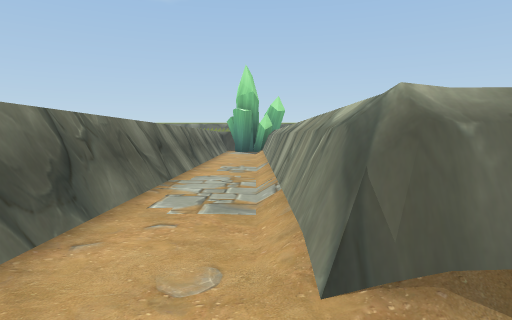
view 1 (above)

14 first-person views from a walk through a 3-D level made in the Unity game engine. The camera is 1.3 m above the floor, tilts 4° down and sees 75° across. The floor is counted in squares, 2 m on a side. Each view is taken from the middle of a square. On the plan, view 1 faces up. The plan holds only what a view shows up to about 10 squares ahead; the rest is blank. The place goes on beyond the plan. Some animated figures are not drawn.

view 2
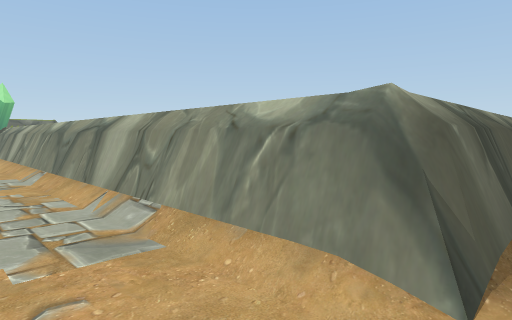

view 3
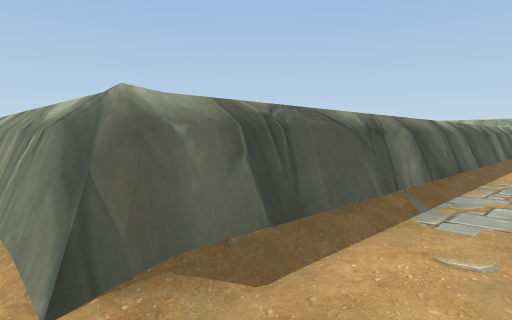

view 4
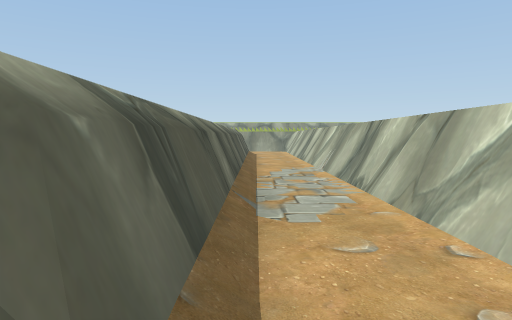

view 5
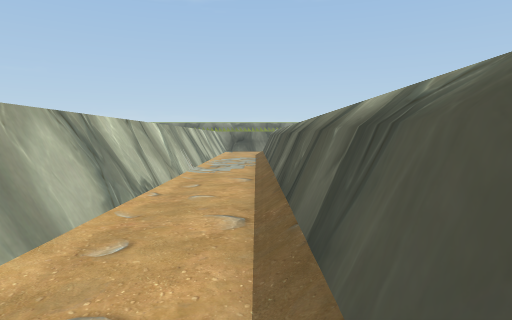

view 6
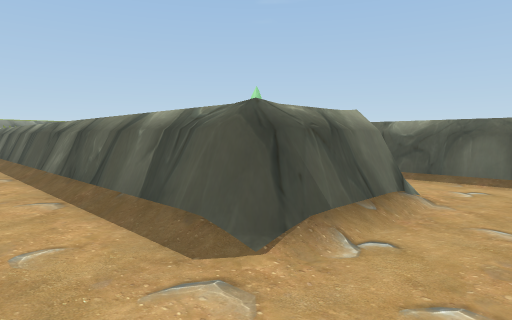

view 7
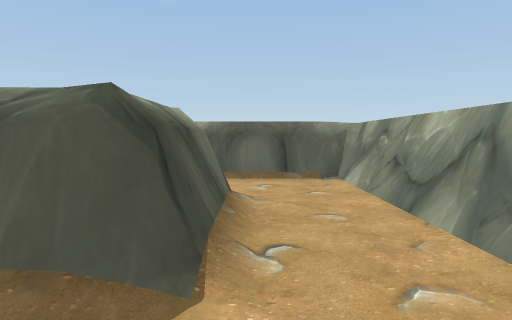

view 8
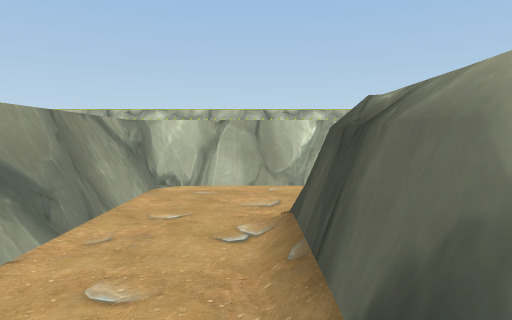

view 9
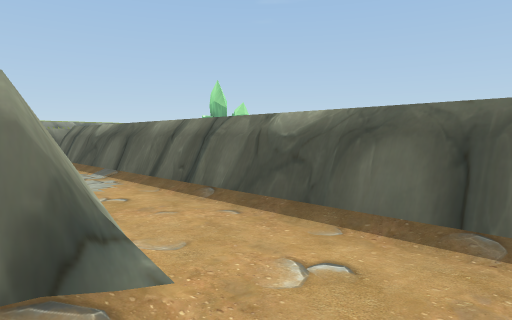

view 10
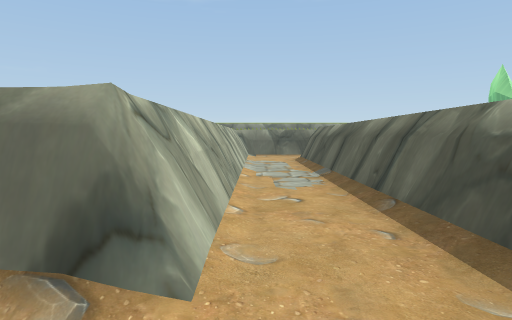

view 11
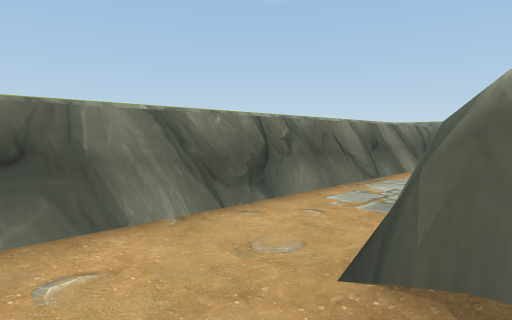

view 12
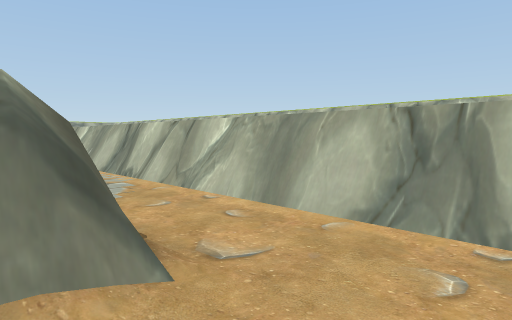

view 13
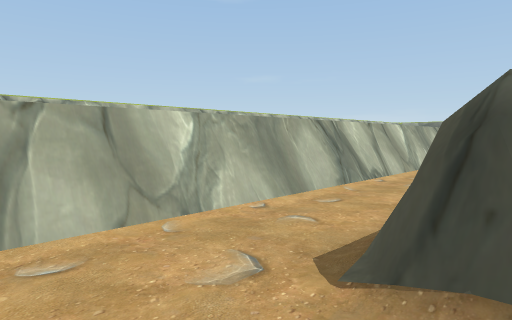

view 14
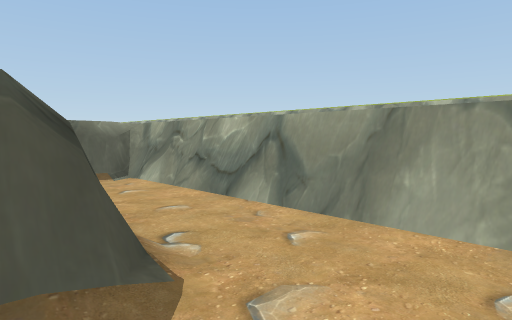

### Floor plan
Key: @ floor where view 1 was taken; # wall or solid block; . floor; ^ raised ledge.
Columns run from 2 left of view 1 to 15 right of it. Each row starts with its distance up from view 1.
 13    ^
 12    ^
 11    ^
 10 ^..^
  9 ^..^
  8 ^..^
  7 ^..^
  6 ^..^   #^^^^^^^^^^
  5 ^..^  ...........^
  4 ^..^  ...........^
  3 ^..^  #########..^
  2 ^..^^^^^^^^^^^^..^
  1 ^................^
  0 ^.@..............^
 -1  ^^^^^^^^^^^^^^^^^

Where each view was taken, in squares from view 1:
view 1: 0 up, 0 right, facing up
view 2: 1 up, 1 left, facing up-right
view 3: 0 up, 0 right, facing up-right
view 4: 1 up, 0 right, facing right
view 5: 1 up, 13 right, facing left
view 6: 0 up, 14 right, facing up-left
view 7: 0 up, 13 right, facing up
view 8: 4 up, 13 right, facing down
view 9: 3 up, 14 right, facing up-left
view 10: 4 up, 14 right, facing left
view 11: 0 up, 1 right, facing up-left
view 12: 2 up, 1 left, facing down-right
view 13: 2 up, 14 right, facing down-left
view 14: 0 up, 12 right, facing up-right
